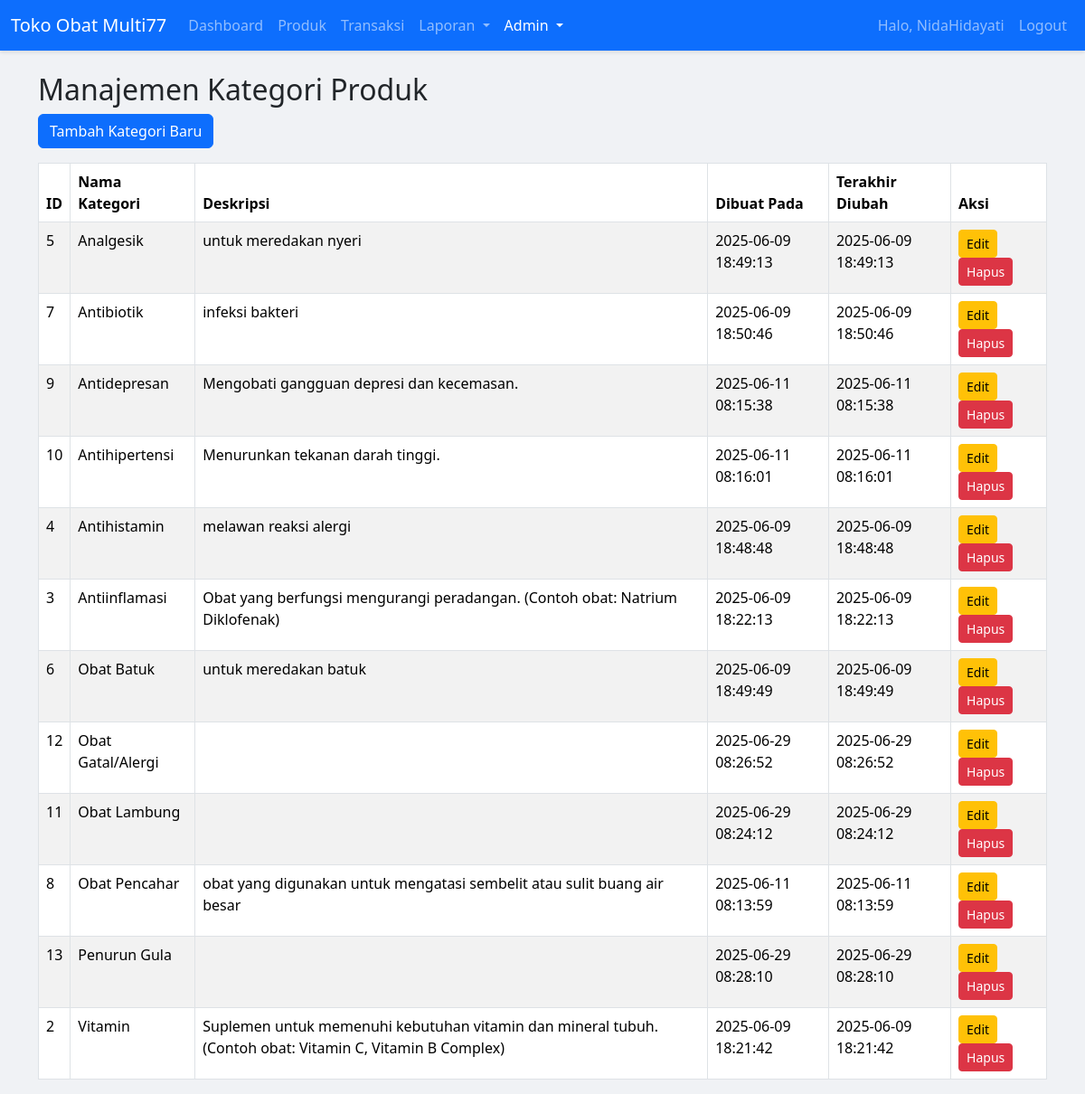
Screenshot of /categories.php (signed in) with the database file from the repository.
### tables this page shows
CREATE TABLE `categories` (
  `category_id` int(11) NOT NULL,
  `category_name` varchar(100) NOT NULL,
  `description` text DEFAULT NULL,
  `created_at` timestamp NOT NULL DEFAULT current_timestamp(),
  `updated_at` timestamp NOT NULL DEFAULT current_timestamp() ON UPDATE current_timestamp()
);

### categories.php (the view, shortened to what this page needs)
<?php
require_once 'config/database.php';
$sql = "SELECT * FROM categories ORDER BY category_name ASC";
$result = $conn->query($sql);
?>
<!DOCTYPE html>
<html lang="en">
<head>
    <link href="https://cdn.jsdelivr.net/npm/bootstrap@5.3.3/dist/css/bootstrap.min.css" rel="stylesheet">
</head>
<body>
    <nav class="navbar navbar-expand-lg navbar-dark bg-primary">
        <div class="container-fluid">
            <a class="navbar-brand" href="dashboard.php">Toko Obat Multi77</a>
            <div class="collapse navbar-collapse" id="navbarNav">
                <ul class="navbar-nav me-auto mb-2 mb-lg-0">
                    <li class="nav-item">
                        <a class="nav-link" href="dashboard.php">Dashboard</a>
                    </li>
                    <li class="nav-item">
                        <a class="nav-link" href="products.php">Produk</a>
                    </li>
                    <li class="nav-item">
                        <a class="nav-link" href="transactions.php">Transaksi</a>
                    </li>
                   <li class="nav-item dropdown">
    <a class="nav-link dropdown-toggle" href="#" id="reportsDropdown" role="button" data-bs-toggle="dropdown" aria-expanded="false">
        Laporan
    </a>
</li>
                    <?php if (isset($_SESSION['role_id']) && $_SESSION['role_id'] == 1): ?>
                    <li class="nav-item dropdown">
                        <a class="nav-link dropdown-toggle active" aria-current="page" href="#" id="navbarDropdown" role="button" data-bs-toggle="dropdown" aria-expanded="false">
                            Admin
                        </a>
                    </li>
                    <?php endif; ?>
                </ul>
                <ul class="navbar-nav">
                    <li class="nav-item">
                        <a class="nav-link" href="#">Halo, <?php echo htmlspecialchars($_SESSION['username']); ?></a>
                    </li>
                    <li class="nav-item">
                        <a class="nav-link" href="logout.php">Logout</a>
                    </li>
                </ul>
            </div>
        </div>
    </nav>
    <div class="container mt-4">
        <h2>Manajemen Kategori Produk</h2>
        <a href="add_category.php" class="btn btn-primary mb-3">Tambah Kategori Baru</a>
        <?php if ($result->num_rows > 0): ?>
        <table class="table table-striped table-bordered">
            <thead>
                <tr>
                    <th>ID</th>
                    <th>Nama Kategori</th>
                    <th>Deskripsi</th>
                    <th>Dibuat Pada</th>
                    <th>Terakhir Diubah</th>
                    <th>Aksi</th>
                </tr>
            </thead>
            <tbody>
                <?php while($row = $result->fetch_assoc()): ?>
                <tr>
                    <td><?php echo $row['category_id']; ?></td>
                    <td><?php echo htmlspecialchars($row['category_name']); ?></td>
                    <td><?php echo htmlspecialchars($row['description']); ?></td>
                    <td><?php echo $row['created_at']; ?></td>
                    <td><?php echo $row['updated_at']; ?></td>
                    <td>
                        <a href="edit_category.php?id=<?php echo $row['category_id']; ?>" class="btn btn-warning btn-sm">Edit</a>
                        <a href="delete_category.php?id=<?php echo $row['category_id']; ?>" class="btn btn-danger btn-sm" onclick="return confirm('Anda yakin ingin menghapus kategori ini?');">Hapus</a>
                    </td>
                </tr>
                <?php endwhile; ?>
            </tbody>
        </table>
        <?php else: ?>
        <div class="alert alert-info">Belum ada data kategori. Silakan tambahkan kategori baru.</div>
        <?php endif; ?>
    </div>
</body>
</html>

### categories.php (style rules this page uses)
body { background-color: #f0f2f5; }
.navbar { box-shadow: 0 2px 4px rgba(0,0,0,.1); }

### rows the page displays
categories: category_id "5", category_name "Analgesik", description "untuk meredakan nyeri", created_at "2025-06-09 18:49:13", updated_at "2025-06-09 18:49:13"
categories: category_id "7", category_name "Antibiotik", description "infeksi bakteri", created_at "2025-06-09 18:50:46", updated_at "2025-06-09 18:50:46"
categories: category_id "9", category_name "Antidepresan", description "Mengobati gangguan depresi dan kecemasan.", created_at "2025-06-11 08:15:38", updated_at "2025-06-11 08:15:38"
categories: category_id "10", category_name "Antihipertensi", description "Menurunkan tekanan darah tinggi.", created_at "2025-06-11 08:16:01", updated_at "2025-06-11 08:16:01"
categories: category_id "4", category_name "Antihistamin", description "melawan reaksi alergi", created_at "2025-06-09 18:48:48", updated_at "2025-06-09 18:48:48"
categories: category_id "3", category_name "Antiinflamasi", description "Obat yang berfungsi mengurangi peradangan. (Contoh obat: Natrium Diklofenak)", created_at "2025-06-09 18:22:13", updated_at "2025-06-09 18:22:13"
categories: category_id "6", category_name "Obat Batuk", description "untuk meredakan batuk", created_at "2025-06-09 18:49:49", updated_at "2025-06-09 18:49:49"
categories: category_id "12", category_name "Obat Gatal/Alergi", created_at "2025-06-29 08:26:52", updated_at "2025-06-29 08:26:52"
categories: category_id "11", category_name "Obat Lambung", created_at "2025-06-29 08:24:12", updated_at "2025-06-29 08:24:12"
categories: category_id "8", category_name "Obat Pencahar", description "obat yang digunakan untuk mengatasi sembelit atau sulit buang air besar", created_at "2025-06-11 08:13:59", updated_at "2025-06-11 08:13:59"
categories: category_id "13", category_name "Penurun Gula", created_at "2025-06-29 08:28:10", updated_at "2025-06-29 08:28:10"
categories: category_id "2", category_name "Vitamin", description "Suplemen untuk memenuhi kebutuhan vitamin dan mineral tubuh. (Contoh obat: Vitamin C, Vitamin B Complex)", created_at "2025-06-09 18:21:42", updated_at "2025-06-09 18:21:42"

### other values shown
$_SESSION['username'] "NidaHidayati"
